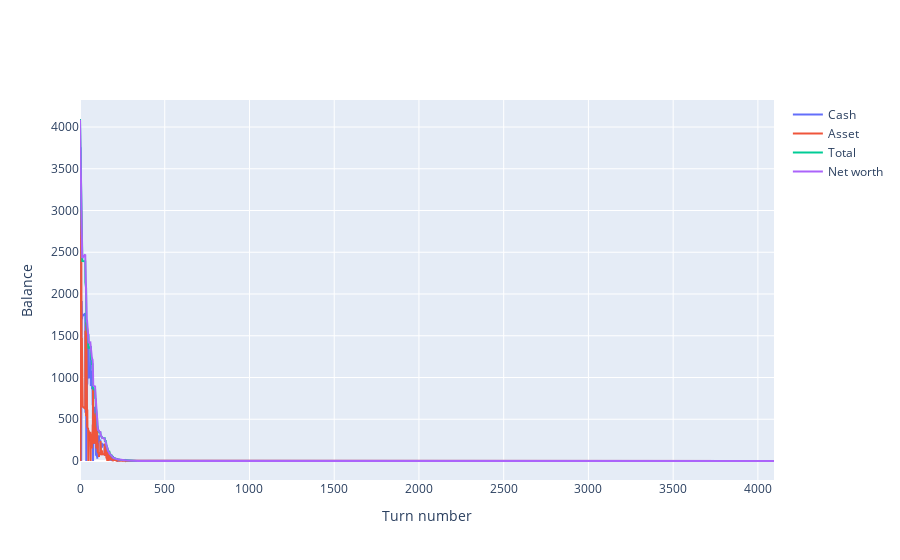

Notebook cell for this chart:
### Code cell
experiment.balance_plot(trader)

### Figure 1 — Plotly figure (JSON) as saved in the notebook; plotly's stock layout.template omitted (floating-point values rounded to 4 significant figures; data arrays with more than 128 entries replaced by an {"elided": "..."} marker saying what was removed)
{"data": [{"name": "Cash", "type": "scatter", "y": {"elided": "4096 float values"}}, {"name": "Asset", "type": "scatter", "y": {"elided": "4096 float values"}}, {"name": "Total", "type": "scatter", "y": {"elided": "4096 float values"}}, {"name": "Net worth", "type": "scatter", "y": {"elided": "4096 float values"}}], "layout": {"xaxis": {"title": {"text": "Turn number"}}, "yaxis": {"title": {"text": "Balance"}}}}
